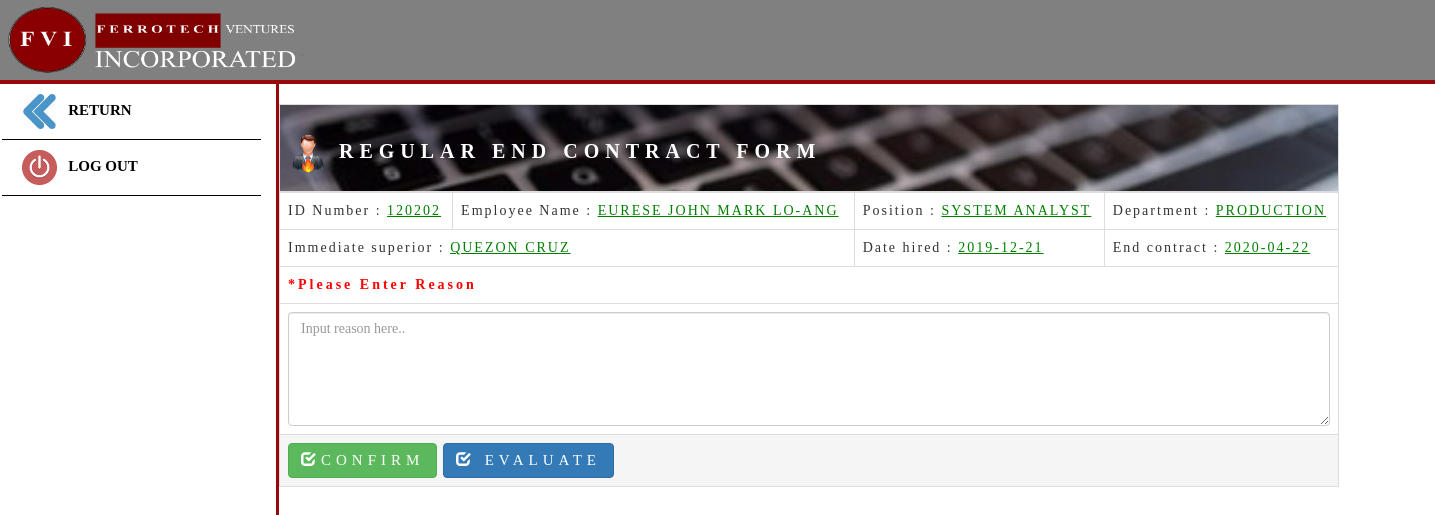
The page /regular_endconform.php?id=120202&casual (signed in) on the database its author committed.
### tables this page shows
CREATE TABLE `tbl_applicants` (
  `ID` int(11) NOT NULL,
  `a_id` text NOT NULL,
  `a_fname` varchar(26) NOT NULL,
  `a_lname` varchar(26) NOT NULL,
  `a_mname` varchar(26) NOT NULL,
  `a_gender` varchar(6) NOT NULL,
  `a_civilStatus` varchar(10) NOT NULL,
  `a_contactNumber` varchar(15) NOT NULL,
  `a_religion` varchar(100) NOT NULL,
  `a_birthday` date NOT NULL,
  `a_age` int(2) NOT NULL,
  `a_region` varchar(255) NOT NULL,
  `a_provine` varchar(255) NOT NULL,
  `a_city` varchar(255) NOT NULL,
  `a_brgy` varchar(255) NOT NULL,
  `a_education` varchar(255) NOT NULL,
  `a_masters` varchar(255) NOT NULL,
  `a_empRecords` varchar(255) NOT NULL,
  `a_dateApplied` date NOT NULL,
  `a_position` varchar(255) NOT NULL,
  `a_dateApproved` date NOT NULL,
  `a_status` text NOT NULL
);

CREATE TABLE `tbl_applicant_field` (
  `ID` int(11) NOT NULL,
  `a_id` text NOT NULL,
  `a_superior` varchar(255) NOT NULL,
  `a_department` varchar(255) NOT NULL,
  `a_contactPerson` varchar(26) NOT NULL,
  `a_contactPersonNum` int(11) NOT NULL,
  `a_tax` varchar(255) NOT NULL,
  `a_tin` varchar(255) NOT NULL,
  `a_sss` varchar(255) NOT NULL,
  `a_pagibin` varchar(255) NOT NULL,
  `a_philHealth` varchar(255) NOT NULL,
  `a_dateHired` date NOT NULL,
  `a_dateEnd` date NOT NULL
);

### regular_endconform.php (the view, shortened to what this page needs)
<?php
$id=$_GET['id'];
?>
<!DOCTYPE html>
<html>
  <head>
     <link rel="stylesheet" href="Bootstrap_Files/libs/bootstrap/css/bootstrap.min.css" />
 	  <link rel="stylesheet" type="text/css" href="css/sidebar.css">
  </head>
<body>
<nav class="navbar navbar-inverse" style="background-color:gray; border: 0px; border-bottom:4px solid rgb(150, 8, 10); border-radius: 0; padding: 5px;">
  <div class="container-fluid">
    <img style="margin-left: -1%;" src="images/header.png" width="300px" height="70px">
  </div>
</nav>
<div class="sidebar col-sm-12 col-md-12 col-lg-6" style="margin-top:-20px;">
    <a href="regulareval_list.php" style="text-decoration: none;"><li><span style="font-family: 'Calibri'"><img src="images/RETURN.png" height="35px"> &nbsp; RETURN </span></li></a>
     <a type="button" data-toggle="modal" data-target="#logout" style="text-decoration: none;">
    <li><span style="font-family: 'Calibri'"><img src="images/off.png" height="35px"> &nbsp; LOG OUT</span> </li></a>
</div>
	<?php
        $table_list_query = mysql_query("SELECT * from tbl_applicants where a_id = '$id'");
        $table_list_rows = mysql_fetch_array($table_list_query);
        $table_list_query_1 = mysql_query("SELECT * from tbl_applicant_field where a_id ='$id'");
		$table_list_rows_1 = mysql_fetch_array($table_list_query_1);
		$table_list_query_2 = mysql_query("SELECT * from tbl_end_contract where a_id ='$id'");
		$table_list_rows_2 = mysql_fetch_array($table_list_query_2);
    ?>
<form method="POST">
  <div class="container" style="margin-left:240px;">
    <div class="container" id="div-id-name" >
		<table class="table table-bordered"  style="width: 93%;">
			<thead>
				<tr>
      			<th  colspan="6" style="letter-spacing: 2px; background-image: url(images/r.jpg); background-size: cover; background-repeat: no-repeat;">
      						<h3 style="font-family:'Calibri'; letter-spacing: 6px; color: white; font-weight: bold; font-size:20px;"><img src="images/endcon.png" width="40px" height="40px"> REGULAR END CONTRACT FORM</h3>
      				</th>
				</tr>
			</thead>
			<tbody>
<tr style="font-family: oblique;">
					<td>ID Number : <u><?php echo $table_list_rows['a_id']; ?></u></td>
					<td colspan="2">Employee Name : <u><?php echo $table_list_rows['a_lname']; echo" "; echo $table_list_rows['a_fname']; echo " "; echo $table_list_rows['a_mname'];?></u></td>
					<td>Position : <u><?php echo $table_list_rows['a_position']; ?></u></td>
					<td>Department : <u><?php echo $table_list_rows_1['a_department']; ?></u></td>
				</tr>
				<tr style="font-family: oblique;">
					<td colspan="3">Immediate superior : <u><?php echo $table_list_rows_1['a_superior'];?></u></td>
					<td>Date hired : <u><?php echo $table_list_rows_1['a_dateHired']; ?></u></td>
					<td>End contract : <u><?php echo $table_list_rows_1['a_dateEnd']; ?></u></td>
				</tr>
				<tr>
					<td colspan="6"  style="font-family:'Calibri'; font-weight: bold; color: red; letter-spacing: 3px;" >*Please Enter Reason</td>
				</tr>
				<tr>
					<td colspan="6" style="font-family: oblique;">
						<textarea name="endcon_reason" class="form-control" placeholder="Input reason here.." rows="5" required><?php echo $table_list_rows_2['a_reason'];?></textarea>
					</td>
				</tr>
				<tr>
					<td colspan="6" class="active" style="font-family:'Calibri'">
						<button style="letter-spacing: 5px; font-size: 15px;" name="btn_endcon" type="submit" class="btn btn-success" style="font-family:'Calibri'"><span class="glyphicon glyphicon-check"></span>CONFIRM</button>
      					<a style="letter-spacing: 5px; font-size: 15px;" href="regularevaluation.php?id=<?= $id ?>&casual" type="button" class="btn btn-primary "><span class="glyphicon glyphicon-check"></span> EVALUATE</a>
					</td>
				</tr>
		    </tbody>
		</table>
	</form>
<br><br>
</body>
</html>

### css/sidebar.css (style rules this page uses)
body { margin: 0px 0px; padding: 0px 0px; }
* { margin: 0px 0px; padding: 0px 0px; }
.sidebar { background-color:white; border-right:solid rgb(150, 8, 10); margin-left: -8px; width: 20%; height: 1500px; }
li { font-weight: bold; list-style-type: none; color: black; padding: 10px 20px; border-bottom:1px solid black; font-family: oblique; font-size: 15px; margin-left: -5px; }

### regular_endconform.php (style rules this page uses)
td { font-family: 'Calibri'; letter-spacing: 2px; }
u { color:green; text-transform: uppercase; }

### rows shown on the page
tbl_applicants: a "120202", a_lname "EURESE", a_fname "JOHN MARK", a_mname "LO-ANG", a_position "SYSTEM ANALYST"
tbl_applicant_field: a_department "PRODUCTION", a_superior "QUEZON CRUZ", a_dateHired "2019-12-21", a_dateEnd "2020-04-22"
